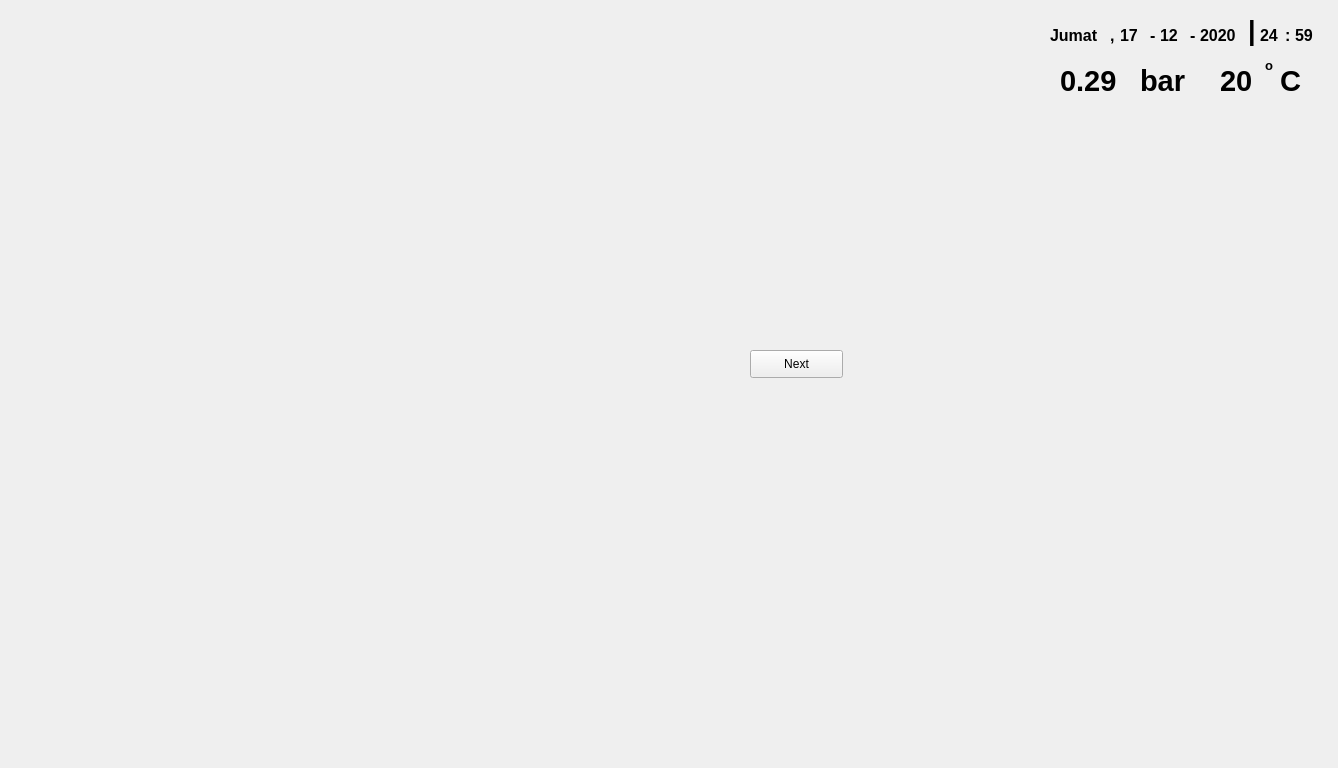
<?xml version="1.0" encoding="UTF-8"?>
<ui version="4.0">
 <class>scene_1</class>
 <widget class="QMainWindow" name="scene_1">
  <property name="geometry">
   <rect>
    <x>0</x>
    <y>0</y>
    <width>1338</width>
    <height>768</height>
   </rect>
  </property>
  <property name="contextMenuPolicy">
   <enum>Qt::NoContextMenu</enum>
  </property>
  <property name="windowTitle">
   <string notr="true">MainWindow</string>
  </property>
  <property name="autoFillBackground">
   <bool>false</bool>
  </property>
  <property name="toolButtonStyle">
   <enum>Qt::ToolButtonFollowStyle</enum>
  </property>
  <widget class="QWidget" name="centralwidget">
   <property name="enabled">
    <bool>true</bool>
   </property>
   <property name="contextMenuPolicy">
    <enum>Qt::NoContextMenu</enum>
   </property>
   <widget class="QLabel" name="BG">
    <property name="enabled">
     <bool>true</bool>
    </property>
    <property name="geometry">
     <rect>
      <x>0</x>
      <y>0</y>
      <width>1366</width>
      <height>768</height>
     </rect>
    </property>
    <property name="text">
     <string/>
    </property>
    <property name="pixmap">
     <pixmap>BG_1.png</pixmap>
    </property>
    <property name="scaledContents">
     <bool>true</bool>
    </property>
    <property name="openExternalLinks">
     <bool>false</bool>
    </property>
   </widget>
   <widget class="QLabel" name="hari">
    <property name="geometry">
     <rect>
      <x>1050</x>
      <y>20</y>
      <width>100</width>
      <height>30</height>
     </rect>
    </property>
    <property name="font">
     <font>
      <family>Helvetica</family>
      <pointsize>12</pointsize>
      <weight>75</weight>
      <bold>true</bold>
     </font>
    </property>
    <property name="text">
     <string>Jumat</string>
    </property>
   </widget>
   <widget class="QLabel" name="koma">
    <property name="geometry">
     <rect>
      <x>1110</x>
      <y>20</y>
      <width>25</width>
      <height>30</height>
     </rect>
    </property>
    <property name="font">
     <font>
      <family>Helvetica</family>
      <pointsize>12</pointsize>
      <weight>75</weight>
      <bold>true</bold>
     </font>
    </property>
    <property name="text">
     <string>,</string>
    </property>
   </widget>
   <widget class="QLabel" name="tanggal">
    <property name="geometry">
     <rect>
      <x>1120</x>
      <y>20</y>
      <width>30</width>
      <height>30</height>
     </rect>
    </property>
    <property name="font">
     <font>
      <family>Helvetica</family>
      <pointsize>12</pointsize>
      <weight>75</weight>
      <bold>true</bold>
     </font>
    </property>
    <property name="text">
     <string>17</string>
    </property>
   </widget>
   <widget class="QLabel" name="strip">
    <property name="geometry">
     <rect>
      <x>1150</x>
      <y>20</y>
      <width>10</width>
      <height>30</height>
     </rect>
    </property>
    <property name="font">
     <font>
      <family>Helvetica</family>
      <pointsize>12</pointsize>
      <weight>75</weight>
      <bold>true</bold>
     </font>
    </property>
    <property name="text">
     <string>-</string>
    </property>
   </widget>
   <widget class="QLabel" name="bulan">
    <property name="geometry">
     <rect>
      <x>1160</x>
      <y>20</y>
      <width>30</width>
      <height>30</height>
     </rect>
    </property>
    <property name="font">
     <font>
      <family>Helvetica</family>
      <pointsize>12</pointsize>
      <weight>75</weight>
      <bold>true</bold>
     </font>
    </property>
    <property name="text">
     <string>12</string>
    </property>
   </widget>
   <widget class="QLabel" name="strip_2">
    <property name="geometry">
     <rect>
      <x>1190</x>
      <y>20</y>
      <width>10</width>
      <height>30</height>
     </rect>
    </property>
    <property name="font">
     <font>
      <family>Helvetica</family>
      <pointsize>12</pointsize>
      <weight>75</weight>
      <bold>true</bold>
     </font>
    </property>
    <property name="text">
     <string>-</string>
    </property>
   </widget>
   <widget class="QLabel" name="tahun">
    <property name="geometry">
     <rect>
      <x>1200</x>
      <y>20</y>
      <width>61</width>
      <height>30</height>
     </rect>
    </property>
    <property name="font">
     <font>
      <family>Helvetica</family>
      <pointsize>12</pointsize>
      <weight>75</weight>
      <bold>true</bold>
     </font>
    </property>
    <property name="text">
     <string>2020</string>
    </property>
   </widget>
   <widget class="QLabel" name="strip_3">
    <property name="enabled">
     <bool>true</bool>
    </property>
    <property name="geometry">
     <rect>
      <x>1248</x>
      <y>10</y>
      <width>10</width>
      <height>40</height>
     </rect>
    </property>
    <property name="font">
     <font>
      <family>Helvetica</family>
      <pointsize>20</pointsize>
      <weight>75</weight>
      <bold>true</bold>
     </font>
    </property>
    <property name="text">
     <string>|</string>
    </property>
   </widget>
   <widget class="QLabel" name="jam">
    <property name="geometry">
     <rect>
      <x>1260</x>
      <y>20</y>
      <width>30</width>
      <height>30</height>
     </rect>
    </property>
    <property name="font">
     <font>
      <family>Helvetica</family>
      <pointsize>12</pointsize>
      <weight>75</weight>
      <bold>true</bold>
     </font>
    </property>
    <property name="text">
     <string>24</string>
    </property>
   </widget>
   <widget class="QLabel" name="titik2">
    <property name="geometry">
     <rect>
      <x>1285</x>
      <y>20</y>
      <width>20</width>
      <height>30</height>
     </rect>
    </property>
    <property name="font">
     <font>
      <family>Helvetica</family>
      <pointsize>12</pointsize>
      <weight>75</weight>
      <bold>true</bold>
     </font>
    </property>
    <property name="text">
     <string>:</string>
    </property>
   </widget>
   <widget class="QLabel" name="menit">
    <property name="geometry">
     <rect>
      <x>1295</x>
      <y>20</y>
      <width>30</width>
      <height>30</height>
     </rect>
    </property>
    <property name="font">
     <font>
      <family>Helvetica</family>
      <pointsize>12</pointsize>
      <weight>75</weight>
      <bold>true</bold>
     </font>
    </property>
    <property name="text">
     <string>59</string>
    </property>
   </widget>
   <widget class="QLabel" name="tekanan">
    <property name="geometry">
     <rect>
      <x>1060</x>
      <y>60</y>
      <width>91</width>
      <height>41</height>
     </rect>
    </property>
    <property name="font">
     <font>
      <family>Helvetica</family>
      <pointsize>22</pointsize>
      <weight>75</weight>
      <bold>true</bold>
     </font>
    </property>
    <property name="text">
     <string>0.29</string>
    </property>
   </widget>
   <widget class="QLabel" name="bar">
    <property name="geometry">
     <rect>
      <x>1140</x>
      <y>60</y>
      <width>61</width>
      <height>41</height>
     </rect>
    </property>
    <property name="font">
     <font>
      <family>Helvetica</family>
      <pointsize>22</pointsize>
      <weight>75</weight>
      <bold>true</bold>
     </font>
    </property>
    <property name="text">
     <string>bar</string>
    </property>
   </widget>
   <widget class="QLabel" name="derajat">
    <property name="geometry">
     <rect>
      <x>1220</x>
      <y>60</y>
      <width>51</width>
      <height>41</height>
     </rect>
    </property>
    <property name="font">
     <font>
      <family>Helvetica</family>
      <pointsize>22</pointsize>
      <weight>75</weight>
      <bold>true</bold>
     </font>
    </property>
    <property name="text">
     <string>20</string>
    </property>
   </widget>
   <widget class="QLabel" name="o_derajat">
    <property name="geometry">
     <rect>
      <x>1265</x>
      <y>50</y>
      <width>21</width>
      <height>31</height>
     </rect>
    </property>
    <property name="font">
     <font>
      <family>Helvetica</family>
      <pointsize>10</pointsize>
      <weight>75</weight>
      <bold>true</bold>
     </font>
    </property>
    <property name="text">
     <string>o</string>
    </property>
   </widget>
   <widget class="QLabel" name="celcius">
    <property name="geometry">
     <rect>
      <x>1280</x>
      <y>60</y>
      <width>51</width>
      <height>41</height>
     </rect>
    </property>
    <property name="font">
     <font>
      <family>Helvetica</family>
      <pointsize>22</pointsize>
      <weight>75</weight>
      <bold>true</bold>
     </font>
    </property>
    <property name="text">
     <string>C</string>
    </property>
   </widget>
   <widget class="QPushButton" name="next">
    <property name="geometry">
     <rect>
      <x>750</x>
      <y>350</y>
      <width>93</width>
      <height>28</height>
     </rect>
    </property>
    <property name="text">
     <string>Next</string>
    </property>
   </widget>
  </widget>
 </widget>
 <resources/>
 <connections/>
</ui>
